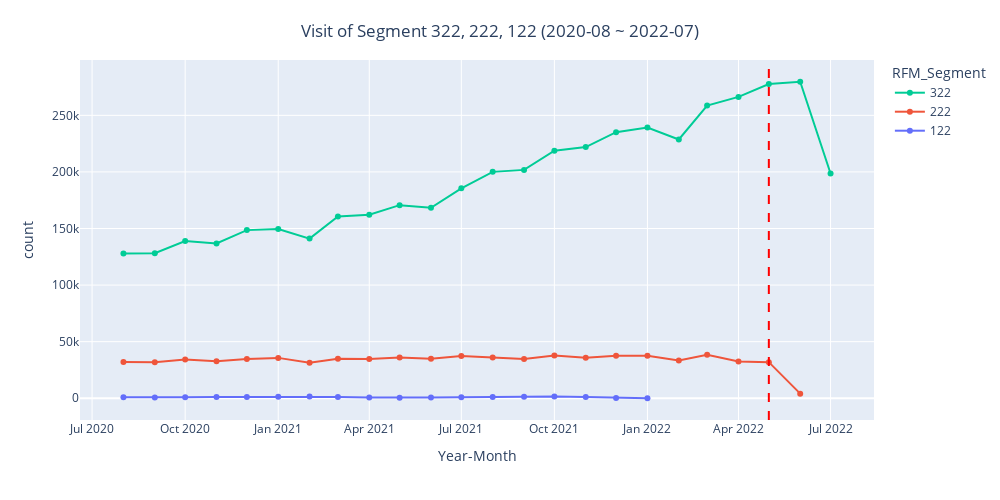

Write notebook code for a chart like this one.
### Code cell
# 최근 2년 간(2020-06 ~ 2022-07) 방문 수
# 2022월 6월, 7월에 session 수(방문 수) 감소 - 6월에는 -7.9%, 7월에는 -27.1%
fig = px.line(num_session_id_rfm[num_session_id_rfm['RFM_Segment'].isin(['322', '222', '122'])], x='month', y='session_id', markers=True,
              width = 1000, height = 500, color='RFM_Segment')
fig.update_xaxes(title='month')
fig.update_yaxes(title='count')
title = {'text':'Visit of Segment 322, 222, 122 (2020-08 ~ 2022-07)', 'y':0.95,
        'x':0.5,'xanchor':'center', 'yanchor':'top'}
fig.update_layout(title=title)
# 수직선을 그릴 위치
vertical_line_position = '2022-05'

# 수직선 추가
fig.add_shape(type='line',
              x0=vertical_line_position, y0=0, x1=vertical_line_position, y1=1,
              line=dict(color='red', dash='dash'),
              xref='x', yref='paper')

# X축 레이블 설정
fig.update_layout(
    xaxis=dict(
        title="Year-Month"
    ),
    legend=dict(
    traceorder="reversed"
    )
)
fig.show()

### Figure 1 — Plotly figure (JSON) as saved in the notebook; plotly's stock layout.template omitted (floating-point values rounded to 4 significant figures)
{"data": [{"hovertemplate": "RFM_Segment=122<br>month=%{x}<br>session_id=%{y}<extra></extra>", "legendgroup": "122", "line": {"color": "#636efa", "dash": "solid"}, "marker": {"symbol": "circle"}, "mode": "markers+lines", "name": "122", "orientation": "v", "showlegend": true, "type": "scatter", "x": ["2020-08", "2020-09", "2020-10", "2020-11", "2020-12", "2021-01", "2021-02", "2021-03", "2021-04", "2021-05", "2021-06", "2021-07", "2021-08", "2021-09", "2021-10", "2021-11", "2021-12", "2022-01"], "xaxis": "x", "y": [993, 725, 867, 1032, 1150, 1398, 1444, 1205, 678, 508, 650, 937, 1147, 1306, 1533, 1003, 187, 5], "yaxis": "y"}, {"hovertemplate": "RFM_Segment=222<br>month=%{x}<br>session_id=%{y}<extra></extra>", "legendgroup": "222", "line": {"color": "#EF553B", "dash": "solid"}, "marker": {"symbol": "circle"}, "mode": "markers+lines", "name": "222", "orientation": "v", "showlegend": true, "type": "scatter", "x": ["2020-08", "2020-09", "2020-10", "2020-11", "2020-12", "2021-01", "2021-02", "2021-03", "2021-04", "2021-05", "2021-06", "2021-07", "2021-08", "2021-09", "2021-10", "2021-11", "2021-12", "2022-01", "2022-02", "2022-03", "2022-04", "2022-05", "2022-06"], "xaxis": "x", "y": [32100, 31769, 34160, 32799, 34739, 35681, 31471, 34991, 34626, 35998, 34946, 37401, 35945, 34690, 37690, 35873, 37464, 37583, 33280, 38399, 32475, 31903, 4085], "yaxis": "y"}, {"hovertemplate": "RFM_Segment=322<br>month=%{x}<br>session_id=%{y}<extra></extra>", "legendgroup": "322", "line": {"color": "#00cc96", "dash": "solid"}, "marker": {"symbol": "circle"}, "mode": "markers+lines", "name": "322", "orientation": "v", "showlegend": true, "type": "scatter", "x": ["2020-08", "2020-09", "2020-10", "2020-11", "2020-12", "2021-01", "2021-02", "2021-03", "2021-04", "2021-05", "2021-06", "2021-07", "2021-08", "2021-09", "2021-10", "2021-11", "2021-12", "2022-01", "2022-02", "2022-03", "2022-04", "2022-05", "2022-06", "2022-07"], "xaxis": "x", "y": [127828, 128131, 138956, 136822, 148574, 149476, 141081, 160646, 162233, 170632, 168346, 185524, 200056, 201803, 218750, 221928, 235121, 239258, 228692, 258655, 266281, 277638, 279688, 198620], "yaxis": "y"}], "layout": {"height": 500, "legend": {"title": {"text": "RFM_Segment"}, "tracegroupgap": 0, "traceorder": "reversed"}, "margin": {"t": 60}, "shapes": [{"line": {"color": "red", "dash": "dash"}, "type": "line", "x0": "2022-05", "x1": "2022-05", "xref": "x", "y0": 0, "y1": 1, "yref": "paper"}], "title": {"text": "Visit of Segment 322, 222, 122 (2020-08 ~ 2022-07)", "x": 0.5, "xanchor": "center", "y": 0.95, "yanchor": "top"}, "width": 1000, "xaxis": {"anchor": "y", "domain": [0, 1], "title": {"text": "Year-Month"}}, "yaxis": {"anchor": "x", "domain": [0, 1], "title": {"text": "count"}}}}
